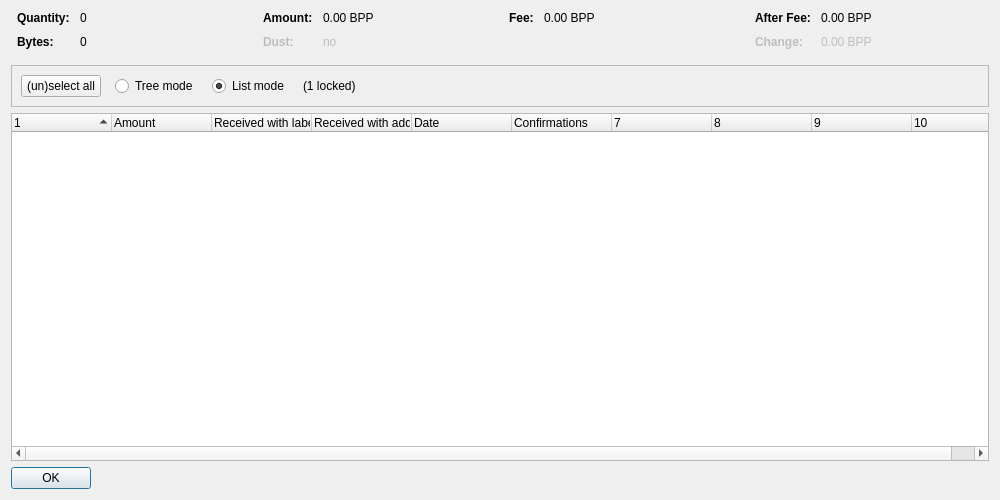
<?xml version="1.0" encoding="UTF-8"?>
<ui version="4.0">
 <class>CoinControlDialog</class>
 <widget class="QDialog" name="CoinControlDialog">
  <property name="geometry">
   <rect>
    <x>0</x>
    <y>0</y>
    <width>1000</width>
    <height>500</height>
   </rect>
  </property>
  <property name="windowTitle">
   <string>Coin Selection</string>
  </property>
  <layout class="QVBoxLayout" name="verticalLayout">
   <item>
    <layout class="QHBoxLayout" name="horizontalLayoutTop" stretch="0,0,0,0">
     <property name="topMargin">
      <number>0</number>
     </property>
     <property name="bottomMargin">
      <number>10</number>
     </property>
     <item>
      <layout class="QFormLayout" name="formLayoutCoinControl1">
       <property name="horizontalSpacing">
        <number>10</number>
       </property>
       <property name="verticalSpacing">
        <number>10</number>
       </property>
       <property name="leftMargin">
        <number>6</number>
       </property>
       <property name="rightMargin">
        <number>6</number>
       </property>
       <item row="0" column="0">
        <widget class="QLabel" name="labelCoinControlQuantityText">
         <property name="font">
          <font>
           <weight>75</weight>
           <bold>true</bold>
          </font>
         </property>
         <property name="text">
          <string>Quantity:</string>
         </property>
        </widget>
       </item>
       <item row="0" column="1">
        <widget class="QLabel" name="labelCoinControlQuantity">
         <property name="cursor">
          <cursorShape>IBeamCursor</cursorShape>
         </property>
         <property name="contextMenuPolicy">
          <enum>Qt::ActionsContextMenu</enum>
         </property>
         <property name="text">
          <string notr="true">0</string>
         </property>
         <property name="textInteractionFlags">
          <set>Qt::LinksAccessibleByMouse|Qt::TextSelectableByKeyboard|Qt::TextSelectableByMouse</set>
         </property>
        </widget>
       </item>
       <item row="1" column="0">
        <widget class="QLabel" name="labelCoinControlBytesText">
         <property name="font">
          <font>
           <weight>75</weight>
           <bold>true</bold>
          </font>
         </property>
         <property name="text">
          <string>Bytes:</string>
         </property>
        </widget>
       </item>
       <item row="1" column="1">
        <widget class="QLabel" name="labelCoinControlBytes">
         <property name="cursor">
          <cursorShape>IBeamCursor</cursorShape>
         </property>
         <property name="contextMenuPolicy">
          <enum>Qt::ActionsContextMenu</enum>
         </property>
         <property name="text">
          <string notr="true">0</string>
         </property>
         <property name="textInteractionFlags">
          <set>Qt::LinksAccessibleByMouse|Qt::TextSelectableByKeyboard|Qt::TextSelectableByMouse</set>
         </property>
        </widget>
       </item>
      </layout>
     </item>
     <item>
      <layout class="QFormLayout" name="formLayoutCoinControl2">
       <property name="horizontalSpacing">
        <number>10</number>
       </property>
       <property name="verticalSpacing">
        <number>10</number>
       </property>
       <property name="leftMargin">
        <number>6</number>
       </property>
       <property name="rightMargin">
        <number>6</number>
       </property>
       <item row="0" column="0">
        <widget class="QLabel" name="labelCoinControlAmountText">
         <property name="font">
          <font>
           <weight>75</weight>
           <bold>true</bold>
          </font>
         </property>
         <property name="text">
          <string>Amount:</string>
         </property>
        </widget>
       </item>
       <item row="0" column="1">
        <widget class="QLabel" name="labelCoinControlAmount">
         <property name="cursor">
          <cursorShape>IBeamCursor</cursorShape>
         </property>
         <property name="contextMenuPolicy">
          <enum>Qt::ActionsContextMenu</enum>
         </property>
         <property name="text">
          <string notr="true">0.00 BPP</string>
         </property>
         <property name="textInteractionFlags">
          <set>Qt::LinksAccessibleByMouse|Qt::TextSelectableByKeyboard|Qt::TextSelectableByMouse</set>
         </property>
        </widget>
       </item>
       <item row="1" column="0">
        <widget class="QLabel" name="labelCoinControlLowOutputText">
         <property name="enabled">
          <bool>false</bool>
         </property>
         <property name="font">
          <font>
           <weight>75</weight>
           <bold>true</bold>
          </font>
         </property>
         <property name="text">
          <string>Dust:</string>
         </property>
        </widget>
       </item>
       <item row="1" column="1">
        <widget class="QLabel" name="labelCoinControlLowOutput">
         <property name="enabled">
          <bool>false</bool>
         </property>
         <property name="cursor">
          <cursorShape>IBeamCursor</cursorShape>
         </property>
         <property name="contextMenuPolicy">
          <enum>Qt::ActionsContextMenu</enum>
         </property>
         <property name="text">
          <string notr="true">no</string>
         </property>
         <property name="textInteractionFlags">
          <set>Qt::LinksAccessibleByMouse|Qt::TextSelectableByKeyboard|Qt::TextSelectableByMouse</set>
         </property>
        </widget>
       </item>
      </layout>
     </item>
     <item>
      <layout class="QFormLayout" name="formLayoutCoinControl3">
       <property name="horizontalSpacing">
        <number>10</number>
       </property>
       <property name="verticalSpacing">
        <number>10</number>
       </property>
       <property name="leftMargin">
        <number>6</number>
       </property>
       <property name="rightMargin">
        <number>6</number>
       </property>
       <item row="0" column="0">
        <widget class="QLabel" name="labelCoinControlFeeText">
         <property name="font">
          <font>
           <weight>75</weight>
           <bold>true</bold>
          </font>
         </property>
         <property name="text">
          <string>Fee:</string>
         </property>
        </widget>
       </item>
       <item row="0" column="1">
        <widget class="QLabel" name="labelCoinControlFee">
         <property name="cursor">
          <cursorShape>IBeamCursor</cursorShape>
         </property>
         <property name="contextMenuPolicy">
          <enum>Qt::ActionsContextMenu</enum>
         </property>
         <property name="text">
          <string notr="true">0.00 BPP</string>
         </property>
         <property name="textInteractionFlags">
          <set>Qt::LinksAccessibleByMouse|Qt::TextSelectableByKeyboard|Qt::TextSelectableByMouse</set>
         </property>
        </widget>
       </item>
      </layout>
     </item>
     <item>
      <layout class="QFormLayout" name="formLayoutCoinControl4">
       <property name="horizontalSpacing">
        <number>10</number>
       </property>
       <property name="verticalSpacing">
        <number>10</number>
       </property>
       <property name="leftMargin">
        <number>6</number>
       </property>
       <property name="rightMargin">
        <number>6</number>
       </property>
       <item row="0" column="0">
        <widget class="QLabel" name="labelCoinControlAfterFeeText">
         <property name="font">
          <font>
           <weight>75</weight>
           <bold>true</bold>
          </font>
         </property>
         <property name="text">
          <string>After Fee:</string>
         </property>
        </widget>
       </item>
       <item row="0" column="1">
        <widget class="QLabel" name="labelCoinControlAfterFee">
         <property name="cursor">
          <cursorShape>IBeamCursor</cursorShape>
         </property>
         <property name="contextMenuPolicy">
          <enum>Qt::ActionsContextMenu</enum>
         </property>
         <property name="text">
          <string notr="true">0.00 BPP</string>
         </property>
         <property name="textInteractionFlags">
          <set>Qt::LinksAccessibleByMouse|Qt::TextSelectableByKeyboard|Qt::TextSelectableByMouse</set>
         </property>
        </widget>
       </item>
       <item row="1" column="0">
        <widget class="QLabel" name="labelCoinControlChangeText">
         <property name="enabled">
          <bool>false</bool>
         </property>
         <property name="font">
          <font>
           <weight>75</weight>
           <bold>true</bold>
          </font>
         </property>
         <property name="text">
          <string>Change:</string>
         </property>
        </widget>
       </item>
       <item row="1" column="1">
        <widget class="QLabel" name="labelCoinControlChange">
         <property name="enabled">
          <bool>false</bool>
         </property>
         <property name="cursor">
          <cursorShape>IBeamCursor</cursorShape>
         </property>
         <property name="contextMenuPolicy">
          <enum>Qt::ActionsContextMenu</enum>
         </property>
         <property name="text">
          <string notr="true">0.00 BPP</string>
         </property>
         <property name="textInteractionFlags">
          <set>Qt::LinksAccessibleByMouse|Qt::TextSelectableByKeyboard|Qt::TextSelectableByMouse</set>
         </property>
        </widget>
       </item>
      </layout>
     </item>
    </layout>
   </item>
   <item>
    <widget class="QFrame" name="frame">
     <property name="minimumSize">
      <size>
       <width>0</width>
       <height>40</height>
      </size>
     </property>
     <property name="frameShape">
      <enum>QFrame::StyledPanel</enum>
     </property>
     <property name="frameShadow">
      <enum>QFrame::Sunken</enum>
     </property>
     <layout class="QHBoxLayout" name="horizontalLayout">
      <item>
       <layout class="QHBoxLayout" name="horizontalLayoutPanel" stretch="0,0,0,0,0">
        <property name="spacing">
         <number>14</number>
        </property>
        <item>
         <widget class="QPushButton" name="pushButtonSelectAll">
          <property name="sizePolicy">
           <sizepolicy hsizetype="Maximum" vsizetype="Fixed">
            <horstretch>0</horstretch>
            <verstretch>0</verstretch>
           </sizepolicy>
          </property>
          <property name="text">
           <string>(un)select all</string>
          </property>
          <property name="autoDefault">
           <bool>false</bool>
          </property>
         </widget>
        </item>
        <item>
         <widget class="QRadioButton" name="radioTreeMode">
          <property name="sizePolicy">
           <sizepolicy hsizetype="Maximum" vsizetype="Fixed">
            <horstretch>0</horstretch>
            <verstretch>0</verstretch>
           </sizepolicy>
          </property>
          <property name="text">
           <string>Tree mode</string>
          </property>
         </widget>
        </item>
        <item>
         <widget class="QRadioButton" name="radioListMode">
          <property name="sizePolicy">
           <sizepolicy hsizetype="Maximum" vsizetype="Fixed">
            <horstretch>0</horstretch>
            <verstretch>0</verstretch>
           </sizepolicy>
          </property>
          <property name="text">
           <string>List mode</string>
          </property>
          <property name="checked">
           <bool>true</bool>
          </property>
         </widget>
        </item>
        <item>
         <widget class="QLabel" name="labelLocked">
          <property name="text">
           <string notr="true">(1 locked)</string>
          </property>
         </widget>
        </item>
        <item>
         <spacer name="horizontalSpacer">
          <property name="orientation">
           <enum>Qt::Horizontal</enum>
          </property>
          <property name="sizeHint" stdset="0">
           <size>
            <width>40</width>
            <height>20</height>
           </size>
          </property>
         </spacer>
        </item>
       </layout>
      </item>
     </layout>
    </widget>
   </item>
   <item>
    <widget class="CoinControlTreeWidget" name="treeWidget">
     <property name="contextMenuPolicy">
      <enum>Qt::CustomContextMenu</enum>
     </property>
     <property name="sortingEnabled">
      <bool>false</bool>
     </property>
     <property name="columnCount">
      <number>10</number>
     </property>
     <attribute name="headerShowSortIndicator" stdset="0">
      <bool>true</bool>
     </attribute>
     <attribute name="headerStretchLastSection">
      <bool>false</bool>
     </attribute>
     <column>
      <property name="text">
       <string/>
      </property>
     </column>
     <column>
      <property name="text">
       <string>Amount</string>
      </property>
     </column>
     <column>
      <property name="text">
       <string>Received with label</string>
      </property>
     </column>
     <column>
      <property name="text">
       <string>Received with address</string>
      </property>
     </column>
     <column>
      <property name="text">
       <string>Date</string>
      </property>
     </column>
     <column>
      <property name="text">
       <string>Confirmations</string>
      </property>
      <property name="toolTip">
       <string>Confirmed</string>
      </property>
     </column>
     <column>
      <property name="text">
       <string/>
      </property>
     </column>
     <column>
      <property name="text">
       <string/>
      </property>
     </column>
     <column>
      <property name="text">
       <string/>
      </property>
     </column>
     <column>
      <property name="text">
       <string/>
      </property>
     </column>
    </widget>
   </item>
   <item>
    <widget class="QDialogButtonBox" name="buttonBox">
     <property name="sizePolicy">
      <sizepolicy hsizetype="Maximum" vsizetype="Fixed">
       <horstretch>0</horstretch>
       <verstretch>0</verstretch>
      </sizepolicy>
     </property>
     <property name="orientation">
      <enum>Qt::Horizontal</enum>
     </property>
     <property name="standardButtons">
      <set>QDialogButtonBox::Ok</set>
     </property>
    </widget>
   </item>
  </layout>
 </widget>
 <customwidgets>
  <customwidget>
   <class>CoinControlTreeWidget</class>
   <extends>QTreeWidget</extends>
   <header>coincontroltreewidget.h</header>
  </customwidget>
 </customwidgets>
 <resources/>
 <connections/>
</ui>
